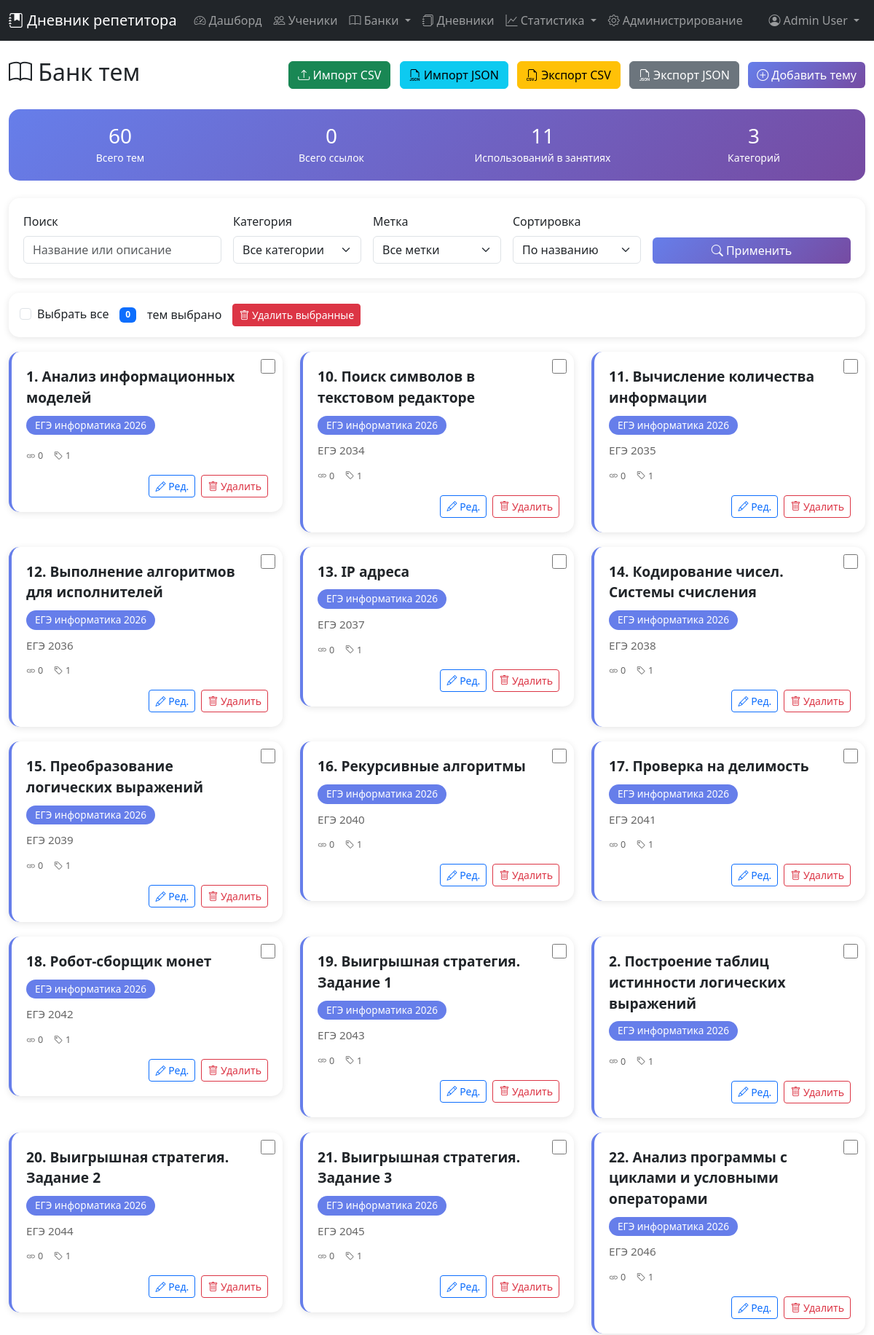
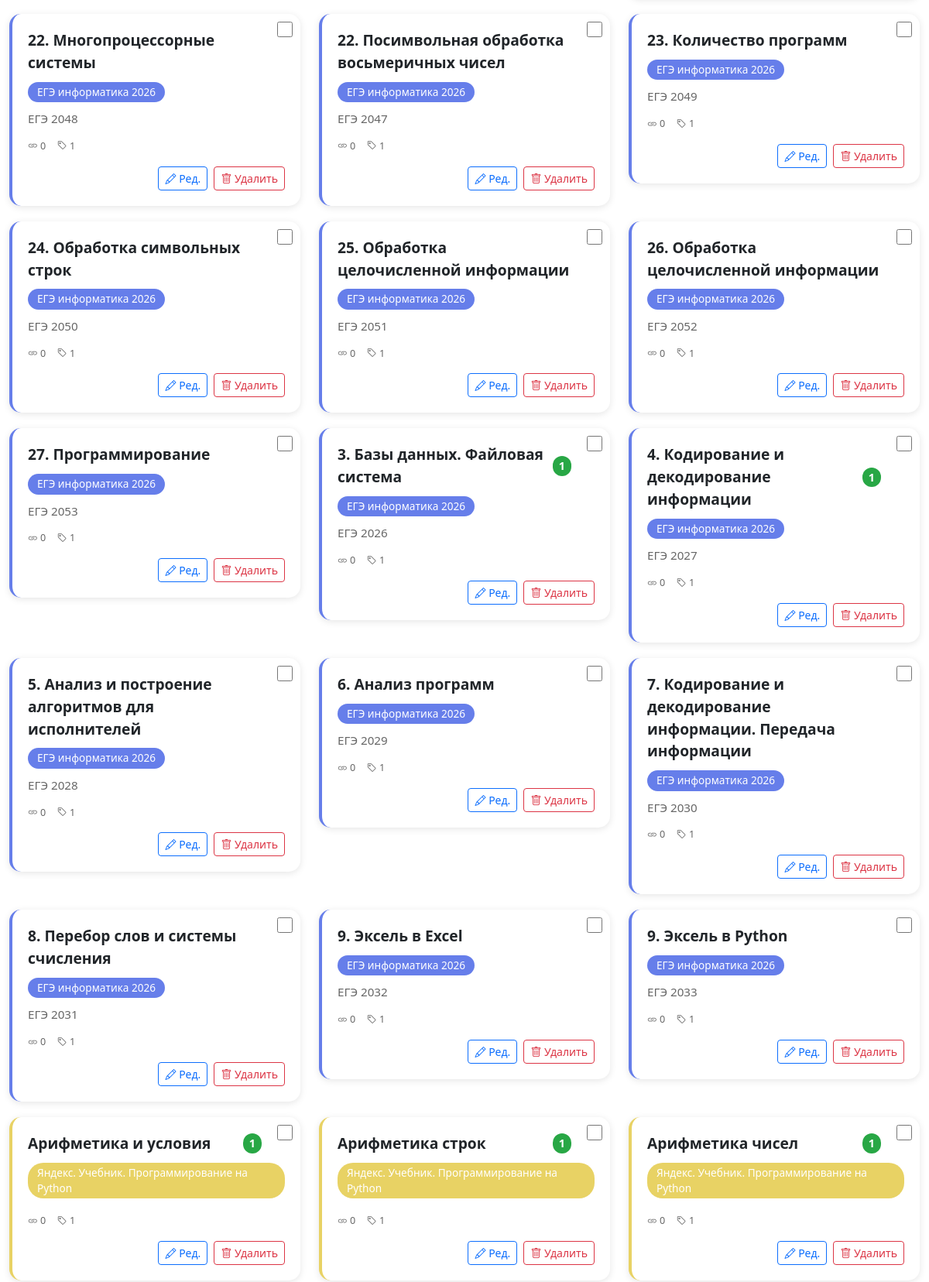
Page /topics.php (signed in, upper part) on the committed database (2 pictures, top to bottom).
### tables this page shows
CREATE TABLE `users` (
  `id` int(11) NOT NULL,
  `username` varchar(50) NOT NULL,
  `email` varchar(100) NOT NULL,
  `password_hash` varchar(255) NOT NULL,
  `first_name` varchar(50) NOT NULL,
  `last_name` varchar(50) NOT NULL,
  `middle_name` varchar(50) DEFAULT NULL,
  `phone` varchar(20) DEFAULT NULL,
  `is_active` tinyint(1) DEFAULT 1,
  `is_admin` tinyint(1) DEFAULT 0,
  `created_at` timestamp NOT NULL DEFAULT current_timestamp(),
  `updated_at` timestamp NOT NULL DEFAULT current_timestamp() ON UPDATE current_timestamp(),
  `last_login` timestamp NULL DEFAULT NULL,
  `reset_token` varchar(100) DEFAULT NULL,
  `reset_token_expires` timestamp NULL DEFAULT NULL
);

CREATE TABLE `topics` (
  `id` int(11) NOT NULL,
  `user_id` int(11) NOT NULL,
  `category_id` int(11) DEFAULT NULL,
  `name` varchar(255) NOT NULL,
  `description` text DEFAULT NULL,
  `created_at` timestamp NOT NULL DEFAULT current_timestamp(),
  `updated_at` timestamp NOT NULL DEFAULT current_timestamp() ON UPDATE current_timestamp()
);

CREATE TABLE `categories` (
  `id` int(11) NOT NULL,
  `user_id` int(11) NOT NULL,
  `name` varchar(100) NOT NULL,
  `color` varchar(7) DEFAULT '#808080',
  `is_hidden` tinyint(1) DEFAULT 0,
  `sort_order` int(11) DEFAULT 0,
  `created_at` timestamp NOT NULL DEFAULT current_timestamp(),
  `updated_at` timestamp NOT NULL DEFAULT current_timestamp() ON UPDATE current_timestamp()
);

### config.php (called while the page is built, shortened)
<?php
function isAdmin() {
    return isset($_SESSION['is_admin']) && $_SESSION['is_admin'] == 1;
}
function getCurrentUser($pdo) {
    $stmt = $pdo->prepare("SELECT id, username, email, first_name, last_name, middle_name, phone, is_admin FROM users WHERE id = ?");
    $stmt->execute([$_SESSION['user_id']]);
    return $stmt->fetch();
}
?>

### topics.php (the view, shortened to what this page needs)
<?php
require_once 'config.php';
$currentUser = getCurrentUser($pdo);
$userId = $currentUser['id'];
$action = $_GET['action'] ?? 'list';
    ?>
    <?php
$stmt = $pdo->prepare("SELECT * FROM categories WHERE user_id = ? OR user_id IS NULL ORDER BY name");
$stmt->execute([$userId]);
$categories = $stmt->fetchAll();
        ?>
    <?php
$sortBy = $_GET['sort_by'] ?? 'name';
$searchQuery = $_GET['search'] ?? '';
$query = "
    SELECT t.*, c.name as category_name, c.color as category_color,
           GROUP_CONCAT(DISTINCT l.name) as labels,
           GROUP_CONCAT(DISTINCT l.id) as label_ids,
           (SELECT COUNT(*) FROM topic_links WHERE topic_id = t.id) as links_count,
           (SELECT COUNT(*) FROM lesson_topics WHERE topic_id = t.id) as usage_count
    FROM topics t
    LEFT JOIN categories c ON t.category_id = c.id
    LEFT JOIN topic_labels tl ON t.id = tl.topic_id
    LEFT JOIN labels l ON tl.label_id = l.id
    WHERE t.user_id = ?
";
$params = [$userId];
$query .= " GROUP BY t.id";
if ($sortBy === 'name') {
    $query .= " ORDER BY t.name";
} elseif ($sortBy === 'category') {
    $query .= " ORDER BY c.name, t.name";
} elseif ($sortBy === 'usage') {
    $query .= " ORDER BY usage_count DESC, t.name";
}
$stmt = $pdo->prepare($query);
$stmt->execute($params);
$topics = $stmt->fetchAll();
?>
<!DOCTYPE html>
<html lang="ru">
<head>
    <link href="https://cdn.jsdelivr.net/npm/bootstrap@5.3.0/dist/css/bootstrap.min.css" rel="stylesheet">
    <link href="https://cdn.jsdelivr.net/npm/bootstrap-icons@1.11.0/font/bootstrap-icons.css" rel="stylesheet">
</head>
<body>
    <?php include 'menu.php'; ?>
    <div class="container-fluid py-4">
        <?php if ($action === 'list'): ?>
            <div class="d-flex justify-content-between align-items-center mb-4">
                <h2><i class="bi bi-book"></i> Банк тем</h2>
                <div>
                    <button type="button" class="btn btn-success me-2" data-bs-toggle="modal" data-bs-target="#importCsvModal">
                        <i class="bi bi-upload"></i> Импорт CSV
                    </button>
                    <button type="button" class="btn btn-info me-2" data-bs-toggle="modal" data-bs-target="#importJsonModal">
                        <i class="bi bi-filetype-json"></i> Импорт JSON
                    </button>
                    <a href="?export_csv=1" class="btn btn-warning me-2">
                        <i class="bi bi-filetype-csv"></i> Экспорт CSV
                    </a>
                    <a href="?export_json=1" class="btn btn-secondary me-2">
                        <i class="bi bi-filetype-json"></i> Экспорт JSON
                    </a>
                    <a href="?action=add" class="btn btn-primary">
                        <i class="bi bi-plus-circle"></i> Добавить тему
                    </a>
                </div>
            </div>
            <div class="stats-card mb-4">
                <div class="row">
                    <div class="col-md-3">
                        <div class="text-center">
                            <h3 class="mb-0"><?php echo count($topics); ?></h3>
                            <small>Всего тем</small>
                        </div>
                    </div>
                    <div class="col-md-3">
                        <div class="text-center">
                            <h3 class="mb-0">
                                <?php
                                $totalLinks = 0;
                                foreach ($topics as $t) {
                                    $totalLinks += $t['links_count'];
                                }
                                echo $totalLinks;
                                ?>
                            </h3>
                            <small>Всего ссылок</small>
                        </div>
                    </div>
                    <div class="col-md-3">
                        <div class="text-center">
                            <h3 class="mb-0">
                                <?php
                                $totalUsage = 0;
                                foreach ($topics as $t) {
                                    $totalUsage += $t['usage_count'];
                                }
                                echo $totalUsage;
                                ?>
                            </h3>
                            <small>Использований в занятиях</small>
                        </div>
                    </div>
                    <div class="col-md-3">
                        <div class="text-center">
                            <h3 class="mb-0"><?php echo count($categories); ?></h3>
                            <small>Категорий</small>
                        </div>
                    </div>
                </div>
            </div>
            <div class="filter-panel">
                <form method="GET" action="" class="row g-3">
                    <div class="col-md-3">
                        <label class="form-label">Поиск</label>
                        <input type="text" name="search" class="form-control" value="<?php echo htmlspecialchars($searchQuery); ?>" placeholder="Название или описание">
                    </div>
                    <div class="col-md-2">
                        <label class="form-label">Категория</label>
                        <select name="filter_category" class="form-select">
                            <option value="">Все категории</option>
                        </select>
                    </div>
                    <div class="col-md-2">
                        <label class="form-label">Метка</label>
                        <select name="filter_label" class="form-select">
                            <option value="">Все метки</option>
                        </select>
                    </div>
                    <div class="col-md-2">
                        <label class="form-label">Сортировка</label>
                        <select name="sort_by" class="form-select">
                            <option value="name" <?php echo $sortBy == 'name' ? 'selected' : ''; ?>>По названию</option>
                        </select>
                    </div>
                    <div class="col-md-3 d-flex align-items-end">
                        <button type="submit" class="btn btn-primary w-100">
                            <i class="bi bi-search"></i> Применить
                        </button>
                    </div>
                </form>
            </div>
            <form method="POST" action="" id="bulkForm">
                <div class="bulk-actions">
                    <div class="form-check">
                        <input type="checkbox" class="form-check-input" id="selectAll" onclick="toggleSelectAll()">
                        <label class="form-check-label select-all" for="selectAll">Выбрать все</label>
                    </div>
                    <span id="selectedCount" class="badge bg-primary">0</span> тем выбрано
                    <button type="submit" name="bulk_delete" class="btn btn-danger btn-sm" onclick="return confirmBulkDelete()">
                        <i class="bi bi-trash"></i> Удалить выбранные
                    </button>
                </div>
            <div class="row" id="topics-list">
                <?php if (empty($topics)): ?>
                    <div class="col-12">
                        <div class="alert alert-info text-center py-5">
                            <i class="bi bi-book" style="font-size: 3rem;"></i>
                            <h4 class="mt-3">Темы не найдены</h4>
                            <p>Создайте первую тему, нажав кнопку "Добавить тему"</p>
                        </div>
                    </div>
                <?php else: ?>
                    <?php foreach ($topics as $topic): ?>
                        <div class="col-md-6 col-lg-4">
                            <div class="topic-card" style="border-left-color: <?php echo $topic['category_color'] ?? '#808080'; ?>">
                                <input type="checkbox" name="selected_topics[]" value="<?php echo $topic['id']; ?>"
                                       class="topic-checkbox" onchange="updateSelectedCount()">
                                <div class="topic-name">
                                    <?php echo htmlspecialchars($topic['name']); ?>
                                    <?php if ($topic['usage_count'] > 0): ?>
                                        <span class="usage-badge" title="Используется в занятиях">
                                            <?php echo $topic['usage_count']; ?>
                                        </span>
                                    <?php endif; ?>
                                </div>
                                <?php if ($topic['category_name']): ?>
                                    <div class="topic-category" style="background: <?php echo $topic['category_color'] ?? '#808080'; ?>">
                                        <?php echo htmlspecialchars($topic['category_name']); ?>
                                    </div>
                                <?php endif; ?>
                                <?php if (!empty($topic['description'])): ?>
                                    <div class="topic-description">
                                        <?php echo nl2br(htmlspecialchars($topic['description'])); ?>
                                    </div>
                                <?php endif; ?>
                                <div class="topic-meta">
                                    <small><i class="bi bi-link"></i> <?php echo $topic['links_count']; ?></small>
                                    <small><i class="bi bi-tag"></i> <?php echo substr_count($topic['labels'] ?? '', ',') + 1; ?></small>
                                </div>
                                <div class="mt-3 d-flex justify-content-end gap-2">
                                    <a href="?action=edit&id=<?php echo $topic['id']; ?>" class="btn btn-sm btn-outline-primary">
                                        <i class="bi bi-pencil"></i> Ред.
                                    </a>
                                    <a href="?delete=1&id=<?php echo $topic['id']; ?>" class="btn btn-sm btn-outline-danger"
                                       onclick="return confirm('Удалить тему?')">
                                        <i class="bi bi-trash"></i> Удалить
                                    </a>
                                </div>
                            </div>
                        </div>
                    <?php endforeach; ?>
                <?php endif; ?>
            </div>
            </form>
        <?php endif; ?>
    </div>
</body>
</html>

### menu.php (shortened to what this page needs)
<?php
$currentUser = getCurrentUser($pdo);
?>
<nav class="navbar navbar-expand-lg navbar-dark bg-dark">
    <div class="container-fluid">
        <a class="navbar-brand" href="dashboard.php">
            <i class="bi bi-journal-bookmark-fill"></i> Дневник репетитора
        </a>
        <div class="collapse navbar-collapse" id="navbarNav">
            <ul class="navbar-nav me-auto">
                <li class="nav-item">
                    <a class="nav-link" href="dashboard.php">
                        <i class="bi bi-speedometer2"></i> Дашборд
                    </a>
                </li>
                <li class="nav-item">
                    <a class="nav-link" href="students.php">
                        <i class="bi bi-people"></i> Ученики
                    </a>
                </li>
                <li class="nav-item dropdown">
                    <a class="nav-link dropdown-toggle" href="#" role="button" data-bs-toggle="dropdown">
                        <i class="bi bi-book"></i> Банки
                    </a>
                </li>
                <li class="nav-item">
                    <a class="nav-link" href="diaries.php">
                        <i class="bi bi-journals"></i> Дневники
                    </a>
                </li>
<li class="nav-item dropdown">
    <a class="nav-link dropdown-toggle" href="#" id="statsDropdown" role="button" data-bs-toggle="dropdown">
        <i class="bi bi-graph-up"></i> Статистика
    </a>
</li>                <?php if (isAdmin()): ?>
                <li class="nav-item">
                    <a class="nav-link" href="admin.php">
                        <i class="bi bi-gear"></i> Администрирование
                    </a>
                </li>
                <?php endif; ?>
            </ul>
            <ul class="navbar-nav">
                <li class="nav-item dropdown">
                    <a class="nav-link dropdown-toggle" href="#" role="button" data-bs-toggle="dropdown">
                        <i class="bi bi-person-circle"></i>
                        <?php echo htmlspecialchars($currentUser['first_name'] . ' ' . $currentUser['last_name']); ?>
                    </a>
                </li>
            </ul>
        </div>
    </div>
</nav>
<link rel="stylesheet" href="https://cdn.jsdelivr.net/npm/bootstrap-icons@1.11.0/font/bootstrap-icons.css">

### topics.php (style rules this page uses)
.topic-card { background: white; border-radius: 15px; padding: 20px; margin-bottom: 20px; box-shadow: 0 2px 10px rgba(0,0,0,0.1); transition: all 0.3s ease; border-left: 4px solid; position: relative; }
.topic-checkbox { position: absolute; top: 10px; right: 10px; width: 20px; height: 20px; cursor: pointer; z-index: 10; }
.topic-name { font-size: 1.2em; font-weight: 600; margin-bottom: 10px; display: flex; align-items: center; justify-content: space-between; padding-right: 30px; }
.topic-category { display: inline-block; padding: 3px 12px; border-radius: 20px; font-size: 0.85em; color: white; margin-bottom: 10px; }
.topic-description { color: #666; margin-bottom: 15px; font-size: 0.95em; }
.topic-meta { display: flex; gap: 15px; margin-top: 10px; font-size: 0.9em; color: #666; }
.filter-panel { background: white; border-radius: 15px; padding: 20px; margin-bottom: 20px; box-shadow: 0 2px 10px rgba(0,0,0,0.1); }
.btn-primary { background: linear-gradient(135deg, #667eea 0%, #764ba2 100%); border: none; }
.btn-outline-danger { border-color: #dc3545; color: #dc3545; }
.stats-card { background: linear-gradient(135deg, #667eea 0%, #764ba2 100%); color: white; border-radius: 15px; padding: 20px; margin-bottom: 20px; }
.usage-badge { background: #28a745; color: white; border-radius: 12px; padding: 2px 8px; font-size: 0.75em; margin-left: 10px; }
.bulk-actions { background: white; border-radius: 15px; padding: 15px; margin-bottom: 20px; box-shadow: 0 2px 10px rgba(0,0,0,0.1); display: flex; align-items: center; gap: 15px; }
.select-all { cursor: pointer; }

### rows in the picture
users: first_name+last_name "Admin User"
topics: name "1. Анализ информационных моделей", category.name "ЕГЭ информатика 2026", links_count "0", labels "1"
topics: name "10. Поиск символов в текстовом редакторе", category.name "ЕГЭ информатика 2026", description "ЕГЭ 2034", links_count "0", labels "1"
topics: name "11. Вычисление количества информации", category.name "ЕГЭ информатика 2026", description "ЕГЭ 2035", links_count "0", labels "1"
topics: name "12. Выполнение алгоритмов для исполнителей", category.name "ЕГЭ информатика 2026", description "ЕГЭ 2036", links_count "0", labels "1"
topics: name "13. IP адреса", category.name "ЕГЭ информатика 2026", description "ЕГЭ 2037", links_count "0", labels "1"
topics: name "14. Кодирование чисел. Системы счисления", category.name "ЕГЭ информатика 2026", description "ЕГЭ 2038", links_count "0", labels "1"
topics: name "15. Преобразование логических выражений", category.name "ЕГЭ информатика 2026", description "ЕГЭ 2039", links_count "0", labels "1"
topics: name "16. Рекурсивные алгоритмы", category.name "ЕГЭ информатика 2026", description "ЕГЭ 2040", links_count "0", labels "1"
topics: name "17. Проверка на делимость", category.name "ЕГЭ информатика 2026", description "ЕГЭ 2041", links_count "0", labels "1"
topics: name "18. Робот-сборщик монет", category.name "ЕГЭ информатика 2026", description "ЕГЭ 2042", links_count "0", labels "1"
topics: name "19. Выигрышная стратегия. Задание 1", category.name "ЕГЭ информатика 2026", description "ЕГЭ 2043", links_count "0", labels "1"
topics: name "2. Построение таблиц истинности логических выражений", category.name "ЕГЭ информатика 2026", links_count "0", labels "1"
topics: name "20. Выигрышная стратегия. Задание 2", category.name "ЕГЭ информатика 2026", description "ЕГЭ 2044", links_count "0", labels "1"
topics: name "21. Выигрышная стратегия. Задание 3", category.name "ЕГЭ информатика 2026", description "ЕГЭ 2045", links_count "0", labels "1"
topics: name "22. Анализ программы с циклами и условными операторами", category.name "ЕГЭ информатика 2026", description "ЕГЭ 2046", links_count "0", labels "1"
topics: name "22. Многопроцессорные системы", category.name "ЕГЭ информатика 2026", description "ЕГЭ 2048", links_count "0", labels "1"
topics: name "22. Посимвольная обработка восьмеричных чисел", category.name "ЕГЭ информатика 2026", description "ЕГЭ 2047", links_count "0", labels "1"
topics: name "23. Количество программ", category.name "ЕГЭ информатика 2026", description "ЕГЭ 2049", links_count "0", labels "1"
topics: name "24. Обработка символьных строк", category.name "ЕГЭ информатика 2026", description "ЕГЭ 2050", links_count "0", labels "1"
topics: name "25. Обработка целочисленной информации", category.name "ЕГЭ информатика 2026", description "ЕГЭ 2051", links_count "0", labels "1"
topics: name "26. Обработка целочисленной информации", category.name "ЕГЭ информатика 2026", description "ЕГЭ 2052", links_count "0", labels "1"
topics: name "27. Программирование", category.name "ЕГЭ информатика 2026", description "ЕГЭ 2053", links_count "0", labels "1"
topics: name "3. Базы данных. Файловая система", usage_count "1", category.name "ЕГЭ информатика 2026", description "ЕГЭ 2026", links_count "0", labels "1"
topics: name "4. Кодирование и декодирование информации", usage_count "1", category.name "ЕГЭ информатика 2026", description "ЕГЭ 2027", links_count "0", labels "1"
topics: name "5. Анализ и построение алгоритмов для исполнителей", category.name "ЕГЭ информатика 2026", description "ЕГЭ 2028", links_count "0", labels "1"
topics: name "6. Анализ программ", category.name "ЕГЭ информатика 2026", description "ЕГЭ 2029", links_count "0", labels "1"
topics: name "7. Кодирование и декодирование информации. Передача информации", category.name "ЕГЭ информатика 2026", description "ЕГЭ 2030", links_count "0", labels "1"
topics: name "8. Перебор слов и системы счисления", category.name "ЕГЭ информатика 2026", description "ЕГЭ 2031", links_count "0", labels "1"
topics: name "9. Эксель в Excel", category.name "ЕГЭ информатика 2026", description "ЕГЭ 2032", links_count "0", labels "1"
topics: name "9. Эксель в Python", category.name "ЕГЭ информатика 2026", description "ЕГЭ 2033", links_count "0", labels "1"
topics: name "Арифметика и условия", usage_count "1", category.name "Яндекс. Учебник. Программирование на Python", links_count "0", labels "1"
topics: name "Арифметика строк", usage_count "1", category.name "Яндекс. Учебник. Программирование на Python", links_count "0", labels "1"
topics: name "Арифметика чисел", usage_count "1", category.name "Яндекс. Учебник. Программирование на Python", links_count "0", labels "1"

### other values in the picture
count($topics) "60"
$totalLinks "0"
$totalUsage "11"
count($categories) "3"
